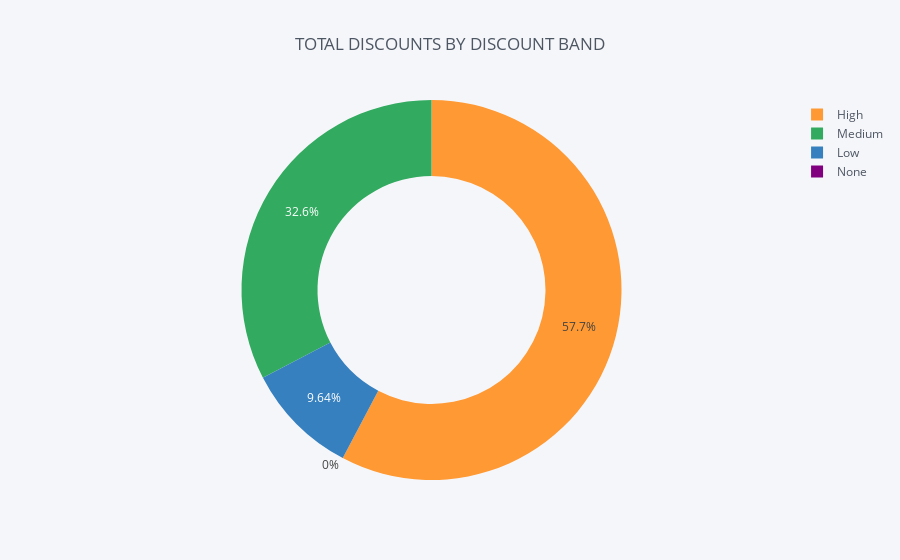

Notebook source saved alongside this figure:
### Code cell
d = data.groupby("Discount Band").sum()["Discounts"].reset_index()

d.iplot(kind="pie",labels="Discount Band",values="Discounts",hole=0.6,
       title="TOTAL DISCOUNTS BY DISCOUNT BAND")

### Figure 1 — Plotly figure (JSON) as saved in the notebook; plotly's stock layout.template omitted (floating-point values rounded to 4 significant figures)
{"data": [{"hole": 0.6, "labels": ["High", "Low", "Medium", "None"], "marker": {"colors": ["rgba(255, 153, 51, 1.0)", "rgba(55, 128, 191, 1.0)", "rgba(50, 171, 96, 1.0)", "rgba(128, 0, 128, 1.0)"]}, "name": "", "type": "pie", "values": [5304354, 885290, 2997887, 0]}], "layout": {"legend": {"bgcolor": "#F5F6F9", "font": {"color": "#4D5663"}}, "paper_bgcolor": "#F5F6F9", "plot_bgcolor": "#F5F6F9", "title": "TOTAL DISCOUNTS BY DISCOUNT BAND", "titlefont": {"color": "#4D5663"}}}
